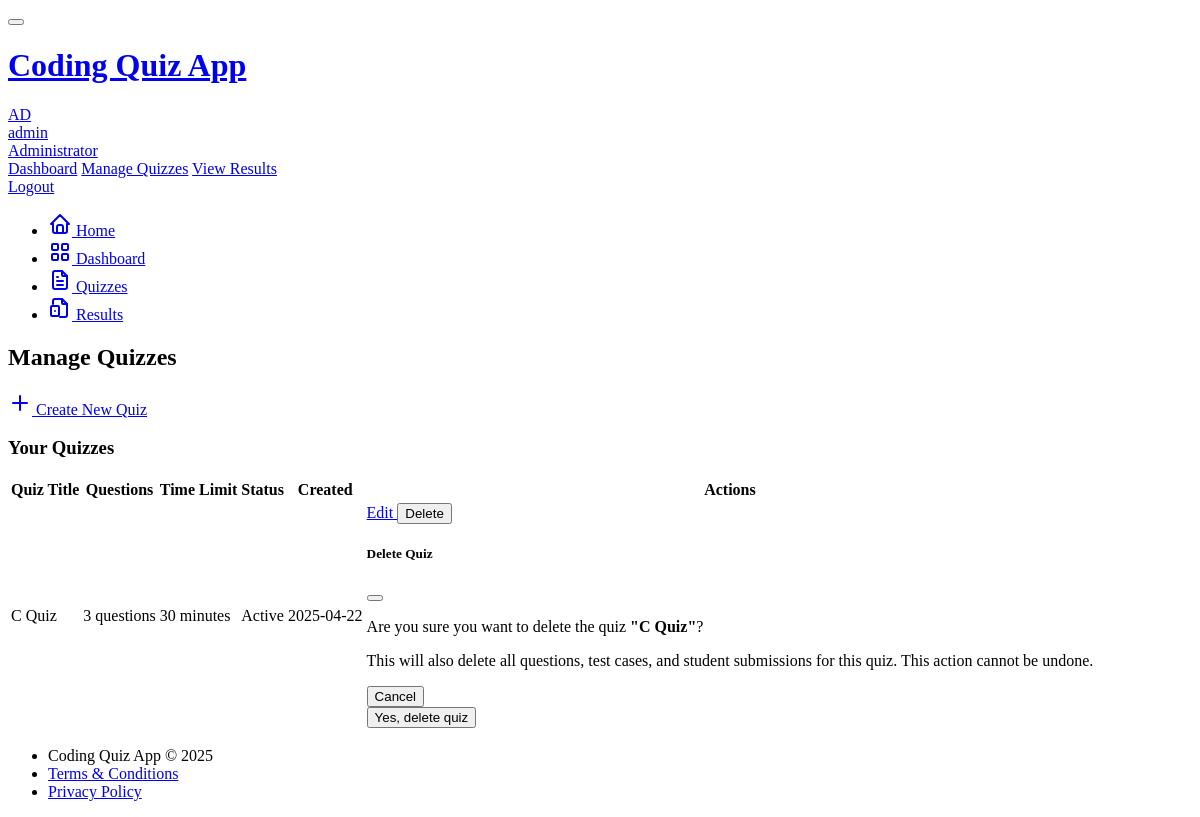
The app's page /admin/quizzes (signed in), older data.
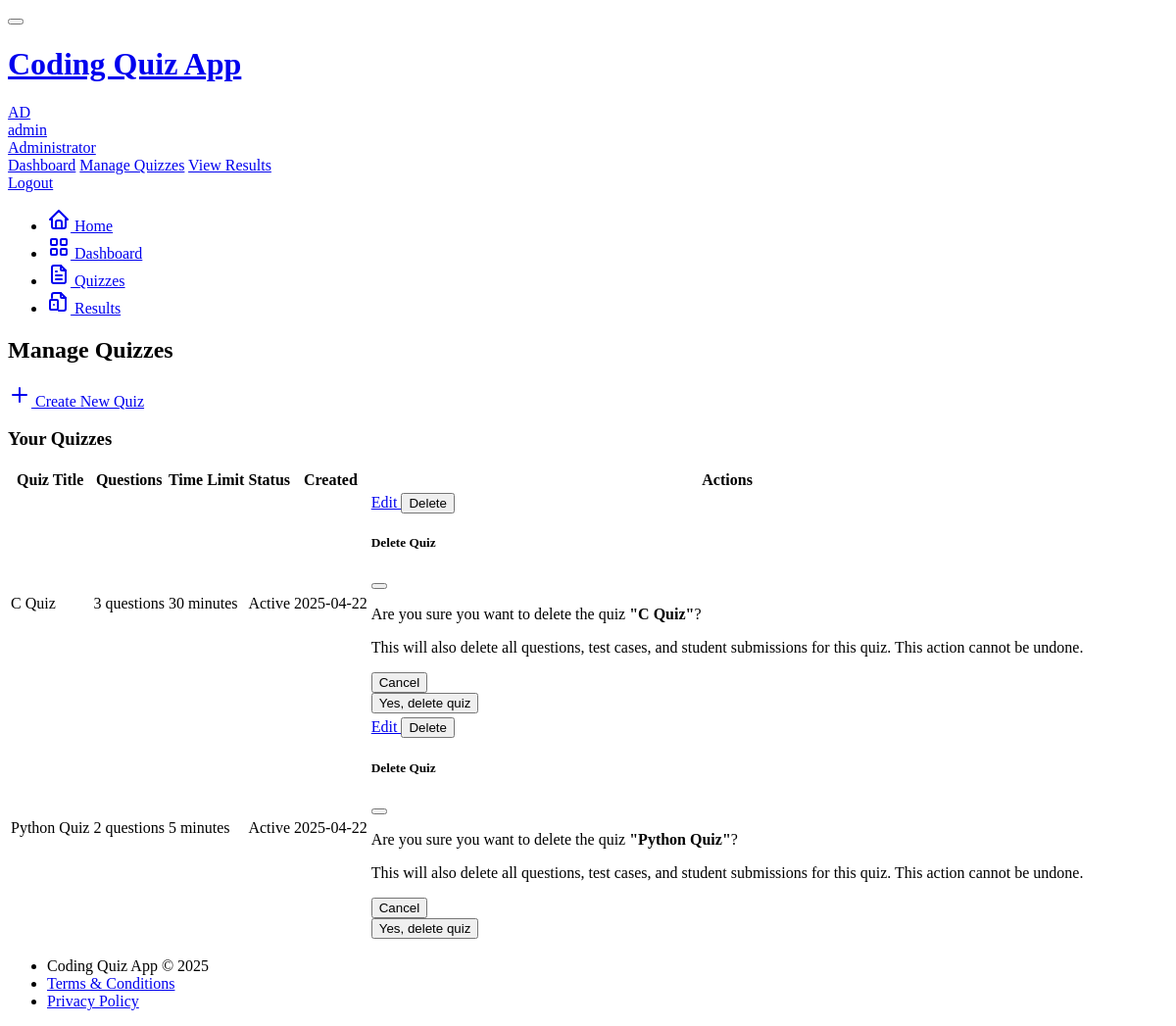
The same page, newer data.
### models.py (models this page shows, shortened)
class Quiz(db.Model):
    id = db.Column(db.Integer, primary_key=True)
    title = db.Column(db.String(100), nullable=False)
    description = db.Column(db.Text)
    is_active = db.Column(db.Boolean, default=True)
    time_limit = db.Column(db.Integer, default=30)  # minutes
    created_at = db.Column(db.DateTime, default=datetime.utcnow)
    updated_at = db.Column(db.DateTime, default=datetime.utcnow, onupdate=datetime.utcnow)
    author_id = db.Column(db.Integer, db.ForeignKey('user.id'))
    questions = db.relationship('Question', backref='quiz', lazy='dynamic', cascade='all, delete-orphan')
    submissions = db.relationship('Submission', backref='quiz', lazy='dynamic')

### app/routes/admin.py (the view)
@admin_bp.route('/quizzes', methods=['GET'])
@admin_required
def quizzes():
    quizzes = Quiz.query.filter_by(author_id=current_user.id).all()
    return render_template('admin/quizzes.html', quizzes=quizzes, title='Manage Quizzes')

### app/routes/admin.py (called while the page is built)
def admin_required(func):
    @wraps(func)
    @login_required
    def decorated_view(*args, **kwargs):
        if not current_user.is_admin:
            abort(403)
        return func(*args, **kwargs)
    return decorated_view

### app/templates/admin/quizzes.html (shortened to what the changed rows need)
{% extends "base.html" %}
{% block page_title %}
Manage Quizzes
{% endblock %}
{% block content %}
<div class="card">
    <div class="card-body">
        {% if quizzes %}
        <div class="table-responsive">
            <table class="table table-vcenter card-table">
                <thead>
                    <tr>
                        <th>Quiz Title</th>
                        <th>Questions</th>
                        <th>Time Limit</th>
                        <th>Status</th>
                        <th>Created</th>
                        <th class="w-1">Actions</th>
                    </tr>
                </thead>
                <tbody>
                    {% for quiz in quizzes %}
                    <tr>
                        <td>{{ quiz.title }}</td>
                        <td>{{ quiz.questions.count() }} questions</td>
                        <td>{{ quiz.time_limit }} minutes</td>
                        <td>
                            {% if quiz.is_active %}
                                <span class="badge bg-success">Active</span>
                            {% else %}
                                <span class="badge bg-secondary">Inactive</span>
                            {% endif %}
                        </td>
                        <td>{{ quiz.created_at.strftime('%Y-%m-%d') }}</td>
                        <td>
                            <div class="btn-list flex-nowrap">
                                <a href="{{ url_for('admin.edit_quiz', quiz_id=quiz.id) }}" class="btn btn-sm btn-primary">
                                    Edit
                                </a>
                                <button type="button" class="btn btn-sm btn-danger"
                                        data-bs-toggle="modal" data-bs-target="#modal-delete-quiz-{{ quiz.id }}">
                                    Delete
                                </button>
                            </div>
                            <div class="modal modal-blur fade" id="modal-delete-quiz-{{ quiz.id }}" tabindex="-1" role="dialog" aria-hidden="true">
                                <div class="modal-dialog modal-dialog-centered" role="document">
                                    <div class="modal-content">
                                        <div class="modal-header">
                                            <h5 class="modal-title">Delete Quiz</h5>
                                            <button type="button" class="btn-close" data-bs-dismiss="modal" aria-label="Close"></button>
                                        </div>
                                        <div class="modal-body">
                                            <p>Are you sure you want to delete the quiz <strong>"{{ quiz.title }}"</strong>?</p>
                                            <p class="text-danger">This will also delete all questions, test cases, and student submissions for this quiz. This action cannot be undone.</p>
                                        </div>
                                        <div class="modal-footer">
                                            <button type="button" class="btn btn-link link-secondary" data-bs-dismiss="modal">
                                                Cancel
                                            </button>
                                            <form action="{{ url_for('admin.delete_quiz', quiz_id=quiz.id) }}" method="post">
                                                <button type="submit" class="btn btn-danger ms-auto">
                                                    Yes, delete quiz
                                                </button>
                                            </form>
                                        </div>
                                    </div>
                                </div>
                            </div>
                        </td>
                    </tr>
                    {% endfor %}
                </tbody>
            </table>
        </div>
        {% endif %}
    </div>
</div>
{% endblock %}

Row changes from the older to the newer data that the page shows:
added Quiz: title "Python Quiz", questions.count "2", time_limit "5", is_active "Active", created_at "2025-04-22"
